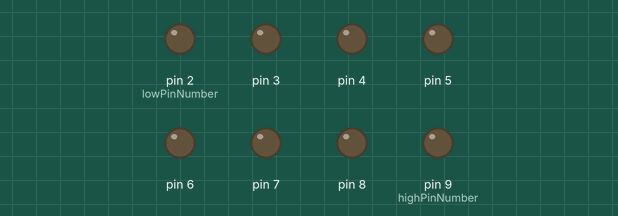
Simulated run of this sketch. Board: Arduino Uno, built with avr-gcc and run on an emulated ATmega328P. Shown: output pins drawn as LEDs (lit = HIGH).

Above: at 1.8 s.
At 4.0 s:
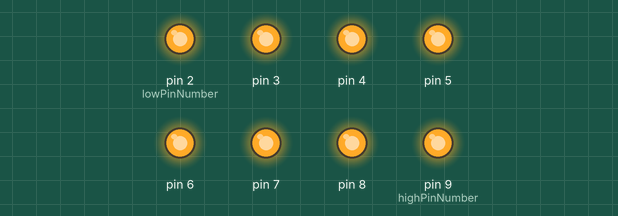
At 4.4 s:
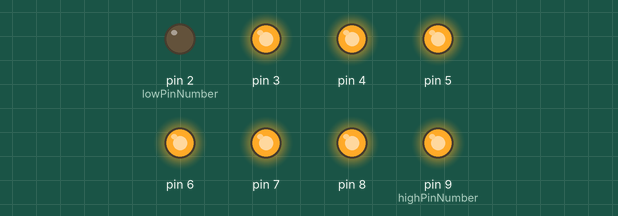
At 4.8 s:
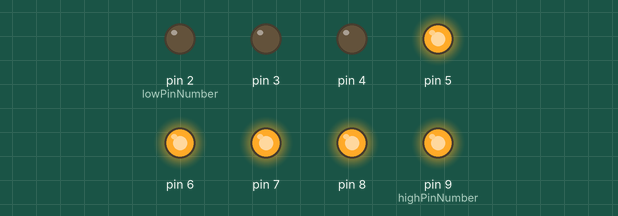
At 5.6 s:
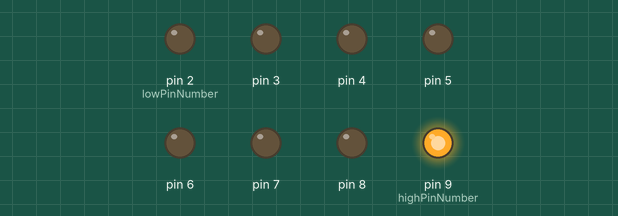
At 10.75 s:
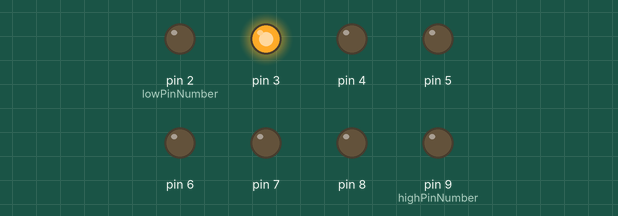
Timing chart, 0 to 11.1 s (numbered marks = the images above):
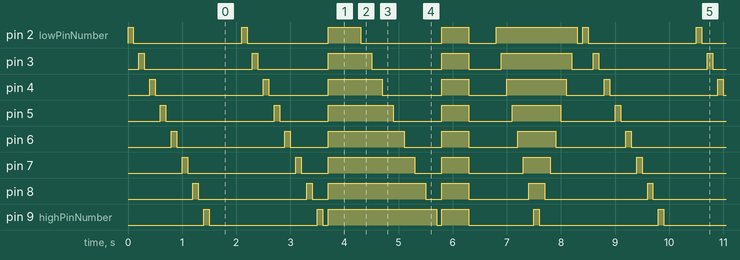

The sketch:

eight_leds.ino
```cpp
/*
  Blink

  Turns 8 LED on and off according to different patterns.

  Tynkerhouse.io

*/

int delayLed = 100;
int delayPattern = 500;

int lowPinNumber = 2;
int highPinNumber = 9;

//
void ThroughPat(){
  for (int ledPin = lowPinNumber; ledPin <= highPinNumber; ledPin++){
    digitalWrite(ledPin, HIGH);   // turn the LED on
    delay(delayLed);              // wait for delay time between LEDs
    digitalWrite(ledPin, LOW);    // turn the LED off
    delay(delayLed);              // wait for delay time between LEDs
  }
}

void ThroughOffPat(){
  for (int ledPin = lowPinNumber; ledPin <= highPinNumber; ledPin++){
    digitalWrite(ledPin, HIGH);
    delay(delayLed);
    digitalWrite(ledPin, LOW);
    delay(delayLed);
  }
  for (int ledPin = lowPinNumber; ledPin <= highPinNumber; ledPin++){
    digitalWrite(ledPin, HIGH);
  }
}

void ThroughOnOffPat(){
  for (int ledPin = lowPinNumber; ledPin <= highPinNumber; ledPin++){
    digitalWrite(ledPin, HIGH);
    delay(delayLed);
    digitalWrite(ledPin, LOW);
    delay(delayLed);
  }
  for (int ledPin = lowPinNumber; ledPin <= highPinNumber; ledPin++){
    digitalWrite(ledPin, HIGH);
  }
  delay(delayPattern);
  for (int ledPin = lowPinNumber; ledPin <= highPinNumber; ledPin++){
    digitalWrite(ledPin, LOW);
  }
}

void OnOffPat(){
  for (int ledPin = lowPinNumber; ledPin <= highPinNumber; ledPin++){
    digitalWrite(ledPin, HIGH);
    delay(delayLed);
  }
  for (int ledPin = highPinNumber; ledPin >= lowPinNumber; ledPin--){
    digitalWrite(ledPin, LOW);
    delay(delayLed);
  }
}


// the setup function runs once when you press reset or power the board
void setup() {
  // initialize the pins as output pins
  for (int ledPin = lowPinNumber; ledPin <= highPinNumber; ledPin++){
    pinMode(ledPin, OUTPUT);
  }

}

// the loop function runs over and over again forever
void loop() {

  ThroughPat();
  delay(delayPattern);
  ThroughOffPat();
  delay(delayPattern);
  ThroughOnOffPat();
  delay(delayPattern);
  OnOffPat();
}
```

Measured:
- by itself, pin 4: repeats every 8.4 s: LOW 2.0 s, HIGH 0.10 s, LOW 1.1 s, HIGH 1.0 s, LOW 1.1 s, HIGH 0.50 s, LOW 0.70 s, HIGH 1.1 s, LOW 0.70 s, HIGH 0.10 s
- by itself, pin 3: repeats every 8.4 s: LOW 2.0 s, HIGH 0.10 s, LOW 1.3 s, HIGH 0.80 s, LOW 1.3 s, HIGH 0.50 s, LOW 0.60 s, HIGH 1.3 s, LOW 0.40 s, HIGH 0.10 s
- by itself, everything shown: repeats every 8.4 s, in 59 steps
